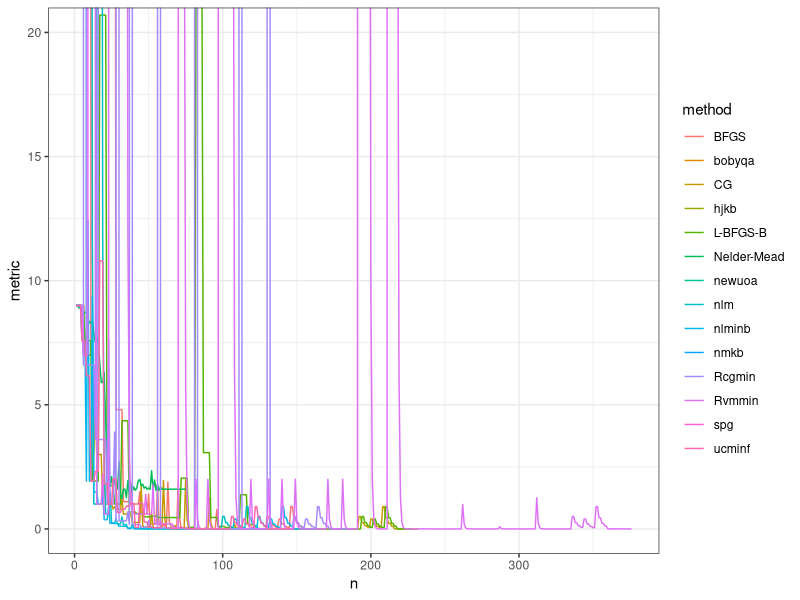
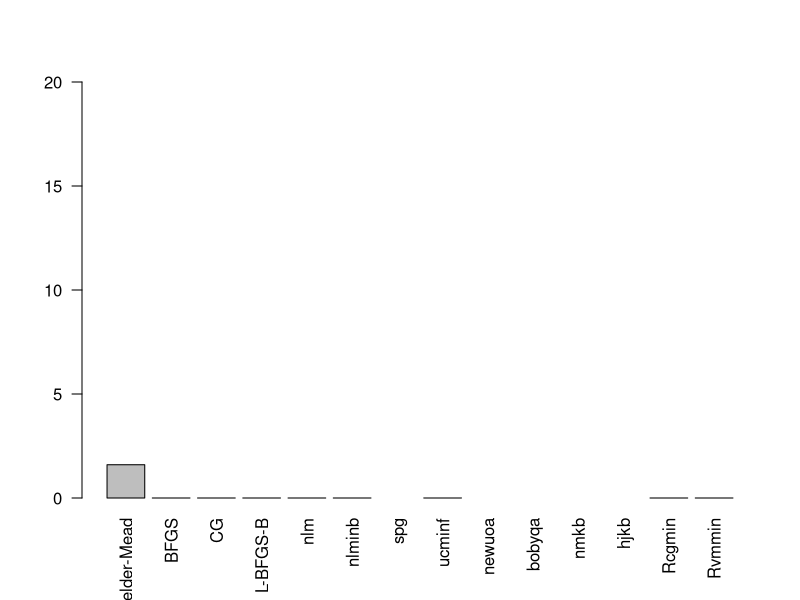
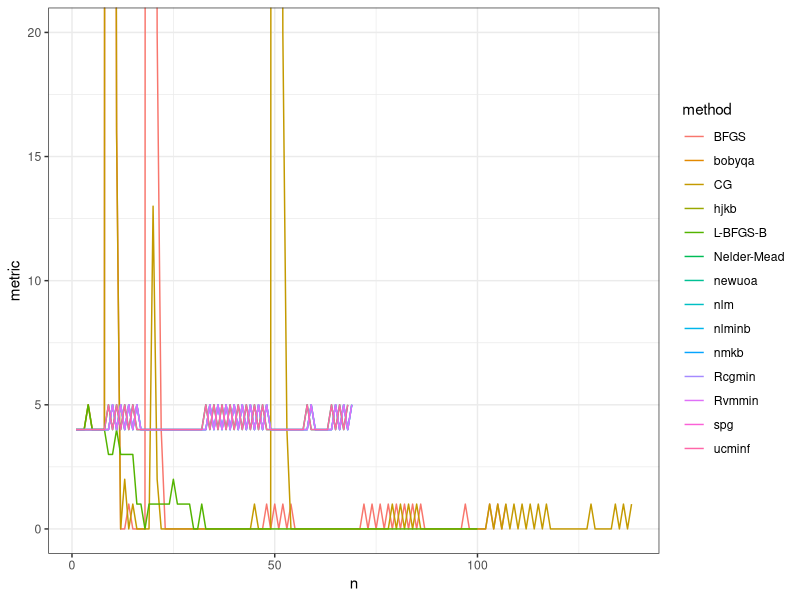
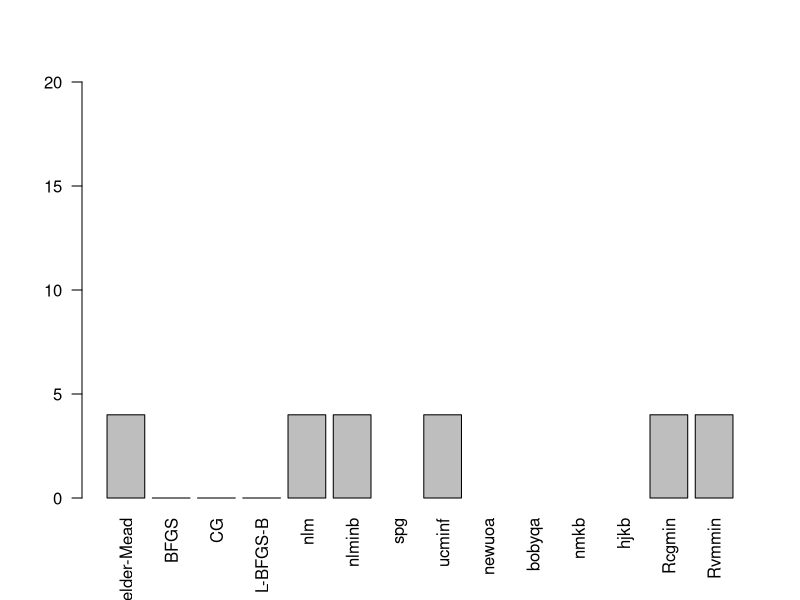
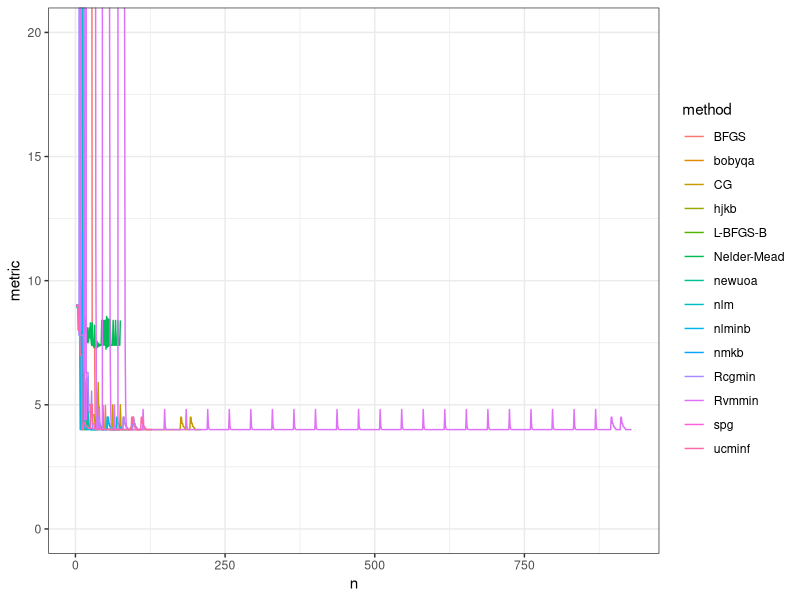
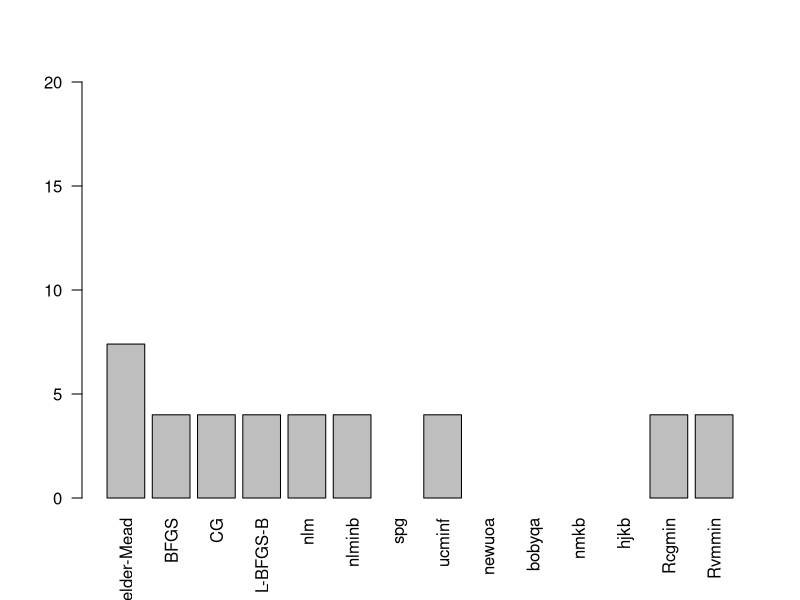
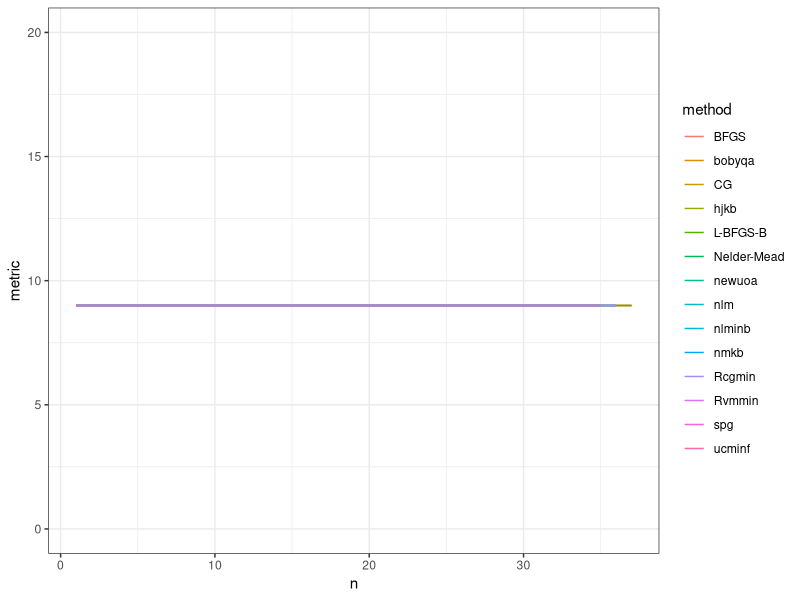
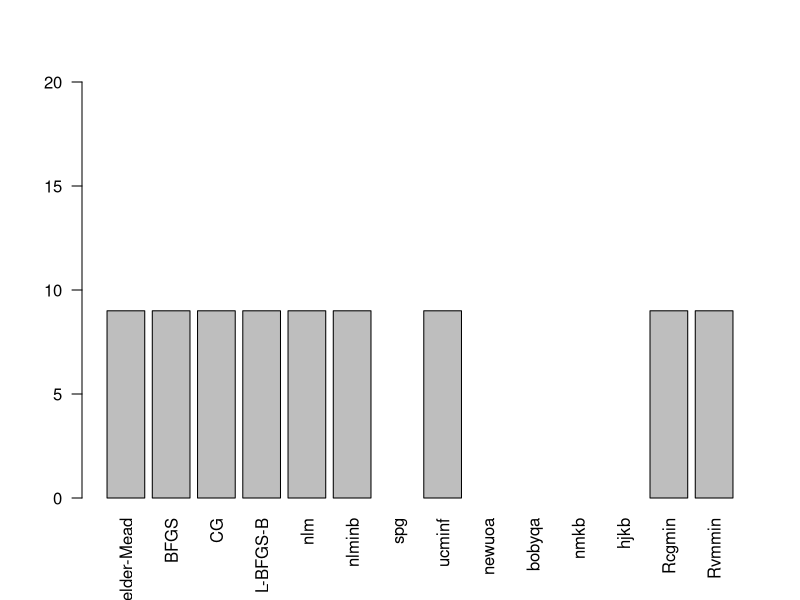

Generate these figures, in order, with R:
## ---- chunk 1
library(optimx)
library(ggplot2)

testOptimx <- function(func, init_param) {
    df_all <<- NULL
    ans_all <<- NULL
    for (mtd in c('Nelder-Mead' , 'BFGS', 'CG', 'L-BFGS-B'
                  , 'nlm', 'nlminb', 'spg', 'ucminf', 'newuoa' 
                  , 'bobyqa', 'nmkb', 'hjkb', 'Rcgmin', 'Rvmmin'
                  )) {
        results <<- NULL
        ncall <<- 1
        ans <- optimx(
            fn = function(x) {
                r <- func(x)
                results <<- rbind(results, c(ncall, r, x))
                ncall <<- ncall + 1
                r
                }
            , method = mtd,
            #, lower=-20, upper=20
            , par = init_param
            , itnmax = 30
            #, control=list(all.methods=TRUE, save.failures=TRUE, trace=0)
            )
        df_all <<- rbind(df_all, cbind(data.frame(results), mtd))
        ans_all <<- rbind(ans_all, ans)
    }
    
    colnames(df_all) <- c("n", "metric", paste("p",1:length(init_param)), "method")
    
    p <- ggplot(df_all, aes(color=method)) +
        theme_bw() +
        geom_line(aes(x=n, y=metric)) +
        coord_cartesian(ylim = c(0, 20))

    print(p)

    barplot(ans_all$value, names=rownames(ans_all), ylim=c(0,20), las=2)
    
    #print(ans_all)
}
## ---- chunk 2
testOptimx(
    func = function(x){abs(x[1]-5) + abs(x[2]-4)}
    , init_param = c(0, 0)
    )
## ---- chunk 3
testOptimx(
    func = function(x){abs(floor(x[1])-4)}
    , init_param = c(0,0,0)
    )
## ---- chunk 4
testOptimx(
    func = function(x){abs(x[1]-5) + abs(round(x[2])-4)}
    , init_param = c(0, 0)
    )
## ---- chunk 5
testOptimx(
    func = function(x){abs(round(x[1])-5) + abs(round(x[2])-4)}
    , init_param = c(0, 0)
    )
